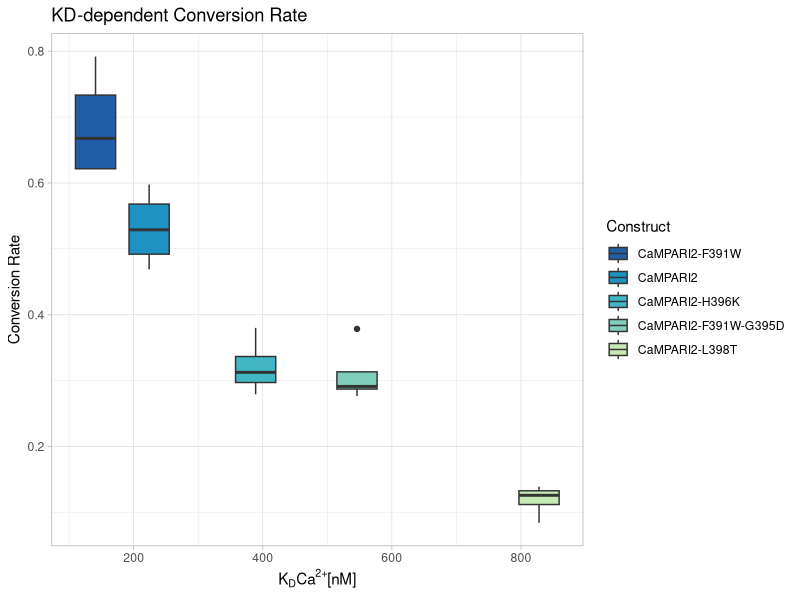
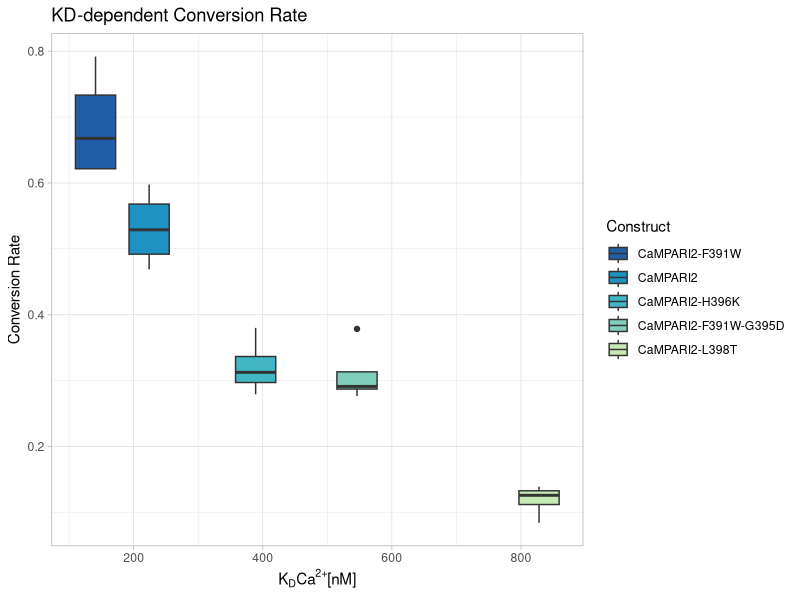
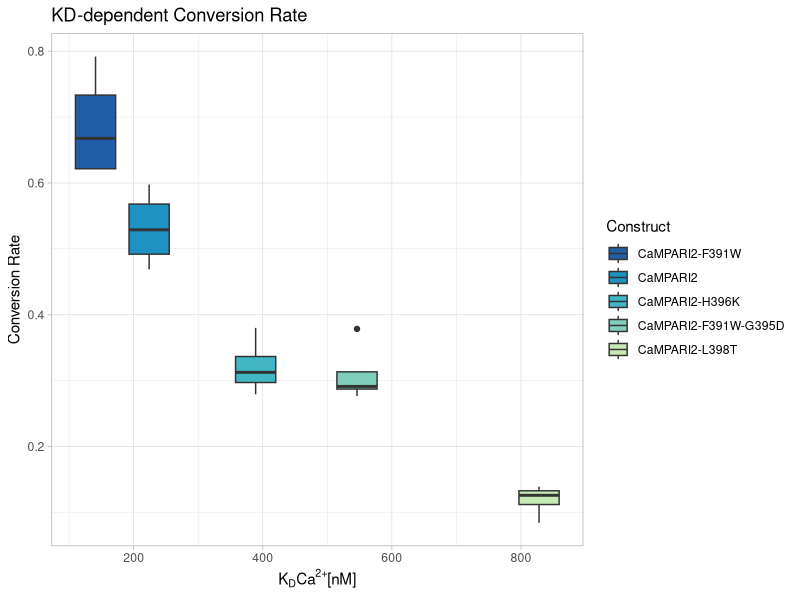

Write R code to recreate these figures, in order.
#This script shows the conversion rate of five different CaMPARI2 constructs
#in relation to their respective Kd values towards Ca2+.

#load libraries
library(readxl)
library(ggplot2)
library(Cairo)
library(RColorBrewer)

#conversion rate:
df_InhibitorAssay <- read_xlsx("Data_frames//Histamine_Inhibitor_Assay_2_170122021_Exported_for_R_image_breakdown_conversion_rate.xlsx")


df_InhibitorAssay <- df_InhibitorAssay[-c(1:6),]


#construct metadata string from information in first cell
metadata <- colnames(df_InhibitorAssay[ ,1])
metadata <- unlist(strsplit(metadata, "_"))

#transpose data and convert numbers from strings to numerics
InhibAssay <- df_InhibitorAssay[ , -c(1,2)]
InhibAssay <- data.frame(t(InhibAssay))
InhibAssay$X2 <- as.numeric(InhibAssay$X2)


#delete row- and colnames
colnames(InhibAssay) <- NULL
rownames(InhibAssay) <- NULL


#rename first two unnamed columns
colnames(InhibAssay)[1:2] <- c("Well", "ConversionRate")


#Split column in well and image
InhibAssay$Image <- c(1,2,3,4)
InhibAssay$Well <- gsub(",.*$","",InhibAssay$Well)


#Add column with construct name
InhibAssay$Construct <- rep(c("CaMPARI2-F391W","CaMPARI2-F391W","CaMPARI2","CaMPARI2","CaMPARI2-H396K","CaMPARI2-H396K","CaMPARI2-F391W-G395D","CaMPARI2-F391W-G395D","CaMPARI2-L398T","CaMPARI2-L398T", "GFP","GFP"), each=2)


#Constructs as factor
InhibAssay$Construct<- factor(InhibAssay$Construct, levels = unique(InhibAssay$Construct), ordered = TRUE)


#Add column with dissociation constant
InhibAssay$KdCa <- rep(c(141,224,389,546,828,1000), each=4)


my_brewer = brewer.pal(n = 9, "YlGnBu")[3:7] #there are 9, I exluded the two lighter hues

#plot conversion rate against dissociation constant of each construct
boxplot_HisAssay <- ggplot(subset(InhibAssay,Construct!="GFP") , aes(KdCa, ConversionRate, fill=Construct))+
  geom_boxplot()+
  scale_fill_manual(values=rev(my_brewer)) +
 # scale_fill_manual(values = c("red","green","yellow","blue","orange")) +
  theme_light()+
  xlab(bquote(K[D]*Ca^"2+"*"[nM]"))+
  ylab("Conversion Rate")+
  ggtitle(bquote("KD-dependent Conversion Rate"))

#print figure
print(boxplot_HisAssay)

#save as vector image in .eps format
ggsave(filename = "Figures/KD_Histamine_Assay_ConversionRate.eps", 
       plot = print(boxplot_HisAssay),
       device = cairo_ps)
